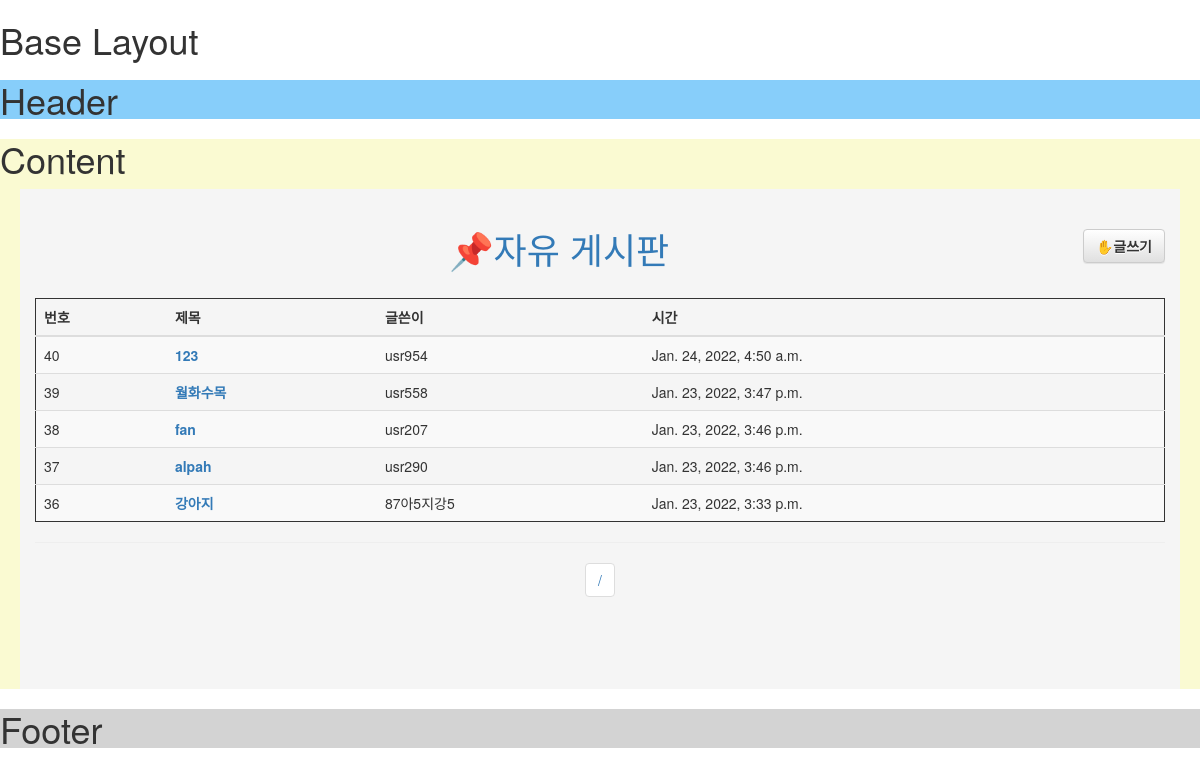
Page /bulletin/ on the earlier database version.
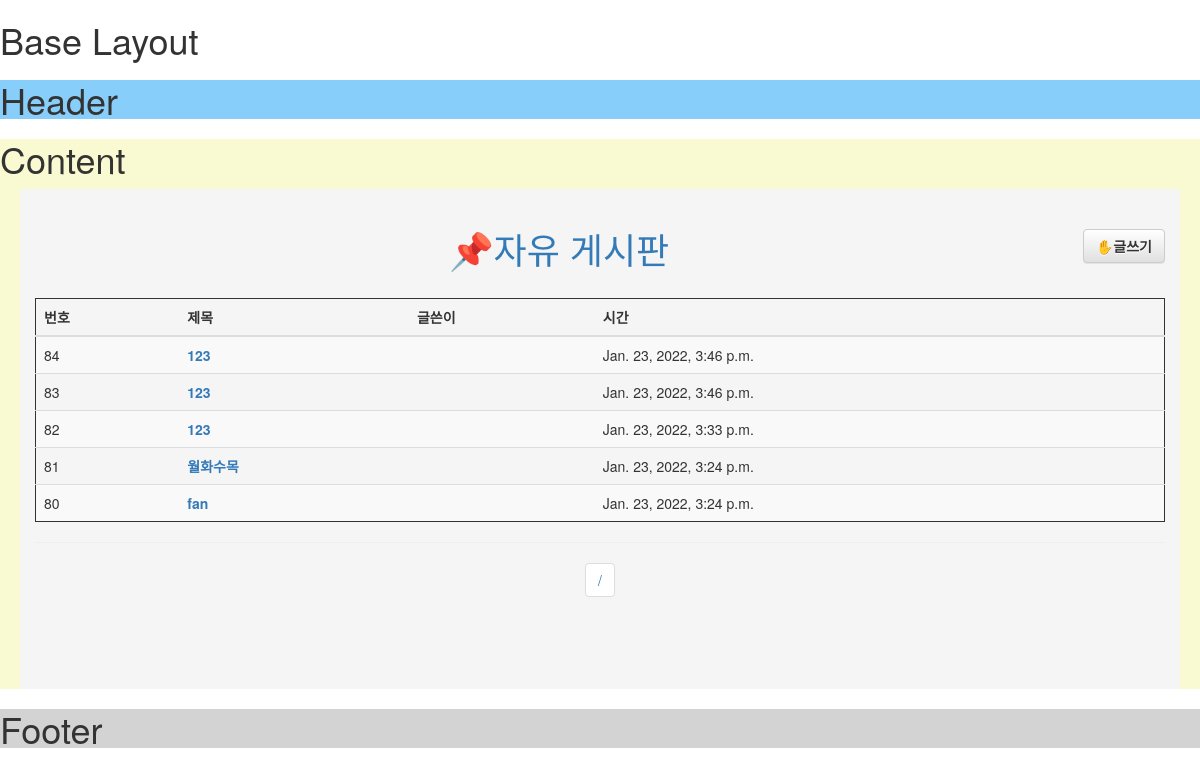
Same page on the later database version.
### bulletin/models.py (models this page shows)
class BulletinFeed(models.Model):
    title       = models.CharField(max_length=255,  null=True)
    upload_time = models.DateTimeField( null=True)
    content     = models.TextField(max_length=255,  null=True)
    img_path    = models.CharField(max_length=255,  null=True)
    user        = models.ForeignKey(TempUser, on_delete=models.SET_NULL, null = True)

class TempUser(models.Model):
    name        = models.CharField(max_length=15, null=True)
    profile_img = models.CharField(max_length=255, null=True)

### bulletin/views.py (the view)
# urls.py: path('', views.board, name='board'),
def board(request):
    feeds = BulletinFeed.objects.all().order_by('-id')
    current_page      = int(request.GET.get('page', 1))
    paginator = Paginator(feeds, 5)
    last_page = paginator.num_pages
    current_page = min(current_page, last_page)
    start_page = (current_page - 1) // 10 * 10 + 1
    end_page = min(start_page + 9, last_page)
    board = paginator.page(current_page)
    return render(request, 'bulletin/board.html',{'board':board, 'page_range' : range(start_page, end_page + 1)})

### bulletin/templates/bulletin/board.html (shortened to what this page needs)
<!DOCTYPE html>
<html lang="en">
{%extends 'bulletin/tempExtendLayout.html'%}
{%block content%}
<head>
    <link rel="stylesheet" href="https://maxcdn.bootstrapcdn.com/bootstrap/3.3.2/css/bootstrap.min.css">
    <link rel="stylesheet" href="https://maxcdn.bootstrapcdn.com/bootstrap/3.3.2/css/bootstrap-theme.min.css">
</head>
<body>
    <div class="main_body">
        <div class="container">
            <br>
            <h1 class="text-center"><a href="">📌자유 게시판</a>
                <button type="button" class="btn btn-default pull-right" onclick="location.href='upload/' ">
                    <b>✋글쓰기</b>
                </button>
            </h1>
            <br>
            <table class = "table table-hover table-striped" style="border: 1px solid;">
                <thead>
                    <tr>
                        <th>번호</th>
                        <th>제목</th>
                        <th>글쓴이</th>
                        <th>시간</th>
                    </tr>
                </thead>
                <tbody>
                    {% for feed in board%}
                    <tr>
                        <td>{{feed.id}}</td>
                        <td><a href="./{{feed.id}}"><b>{{feed.title}}</b></a></td>
                        <td>{{feed.user.name}}</td>
                        <td>{{feed.upload_time}}</td>
                    </tr>
                    {%endfor%}
                </tbody>
            </table>
            <hr>
            <div class="pagination">
                <li class="page-item">
                    <a class="page-link" href="">{{boards.number}} / {{boards.paginator.num_pages}}</a>
                </li>
            </div>
        </div>
    </div>
</body>
{%endblock%}

Differences in the rows shown:
no longer on this page (row unchanged): BulletinFeed: id "40", title "123", user.name "usr954", upload_time "Jan. 24, 2022, 4:50 a.m."
no longer on this page (row unchanged): BulletinFeed: id "39", title "월화수목", user.name "usr558", upload_time "Jan. 23, 2022, 3:47 p.m."
no longer on this page (row unchanged): BulletinFeed: id "38", title "fan", user.name "usr207", upload_time "Jan. 23, 2022, 3:46 p.m."
no longer on this page (row unchanged): BulletinFeed: id "37", title "alpah", user.name "usr290", upload_time "Jan. 23, 2022, 3:46 p.m."
no longer on this page (row unchanged): BulletinFeed: id "36", title "강아지", user.name "87아5지강5", upload_time "Jan. 23, 2022, 3:33 p.m."
added BulletinFeed: id "84", title "123", upload_time "Jan. 23, 2022, 3:46 p.m."
added BulletinFeed: id "83", title "123", upload_time "Jan. 23, 2022, 3:46 p.m."
added BulletinFeed: id "82", title "123", upload_time "Jan. 23, 2022, 3:33 p.m."
added BulletinFeed: id "81", title "월화수목", upload_time "Jan. 23, 2022, 3:24 p.m."
added BulletinFeed: id "80", title "fan", upload_time "Jan. 23, 2022, 3:24 p.m."
